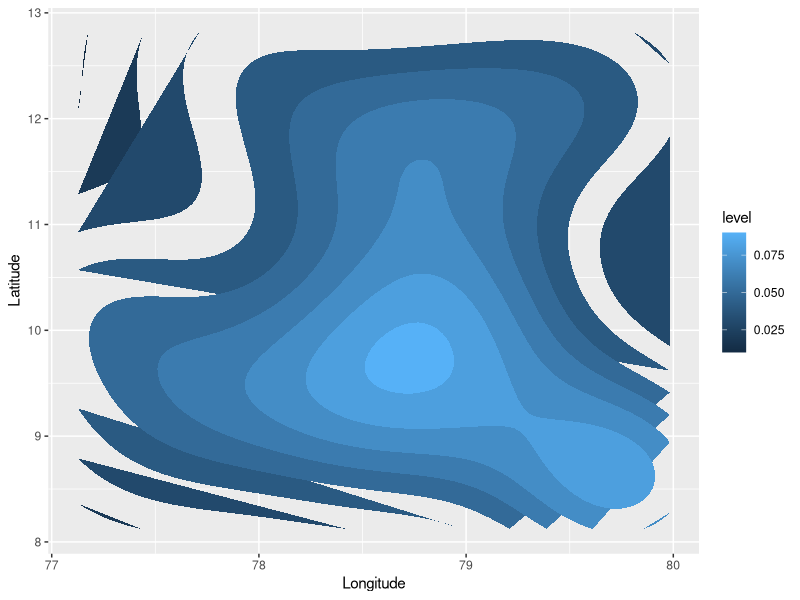

R code for this plot:
set.seed(123)

geo_df <- data.frame(
  Longitude = runif(30, 77, 80),
  Latitude  = runif(30, 8, 13),
  Value     = rnorm(30, mean = 50, sd = 10)
)
library(ggplot2)
ggplot(geo_df, aes(x = Longitude, y = Latitude)) +
  stat_density2d(aes(fill = ..level..), geom = "polygon")
